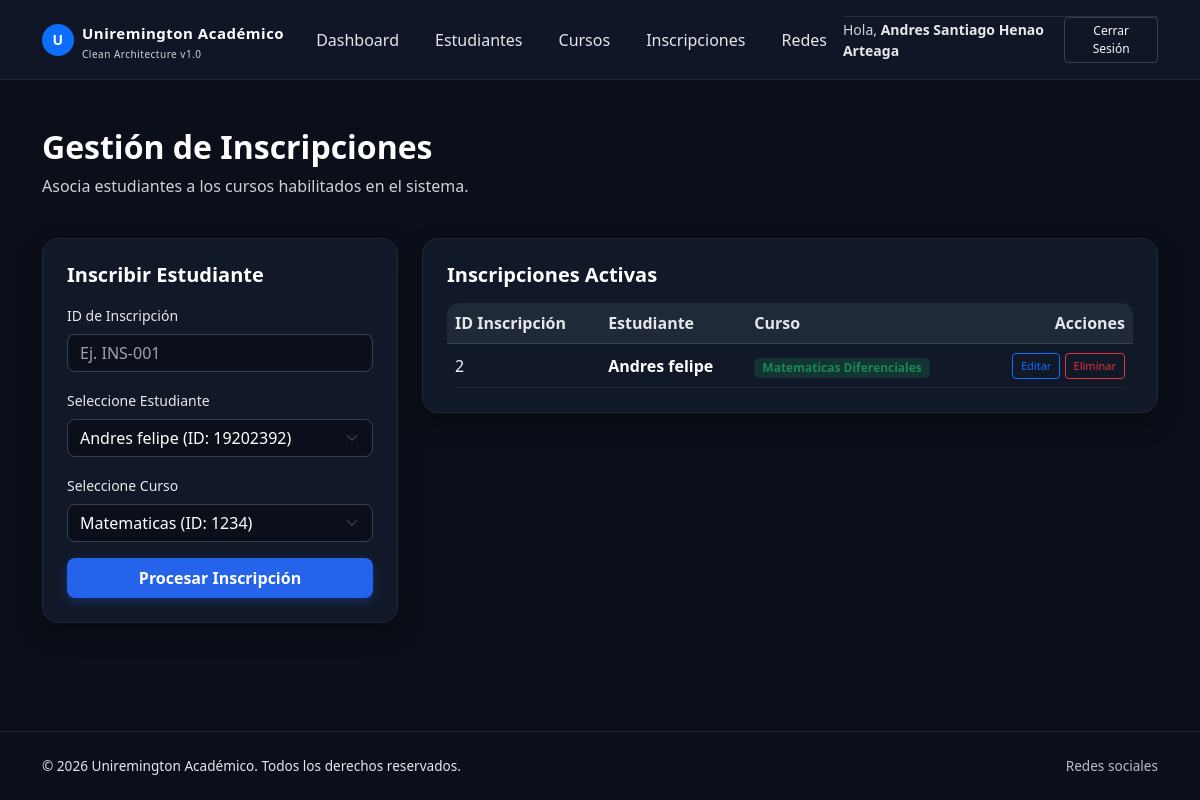
The app's page /inscripciones (signed in) with its own data.
### tables this page shows
CREATE TABLE inscripciones (
                    id TEXT PRIMARY KEY,
                    id_estudiante TEXT,
                    id_curso TEXT,
                    FOREIGN KEY(id_estudiante) REFERENCES estudiantes(id),
                    FOREIGN KEY(id_curso) REFERENCES cursos(id)
                );

CREATE TABLE estudiantes (
                    id TEXT PRIMARY KEY,
                    nombre TEXT,
                    correo TEXT
                );

CREATE TABLE cursos (
                    id TEXT PRIMARY KEY,
                    nombre TEXT,
                    cupos INTEGER
                );

### app.py (the view)
@app.route('/inscripciones')
def inscripciones():
    if 'user_id' not in session: return redirect(url_for('login'))
    with db_conn._conectar() as conn:
        cursor = conn.cursor()
        cursor.execute("SELECT * FROM estudiantes")
        estudiantes = cursor.fetchall()
        cursor.execute("SELECT * FROM cursos")
        cursos = cursor.fetchall()
        cursor.execute("""
            SELECT i.id, e.nombre, c.nombre
            FROM inscripciones i
            JOIN estudiantes e ON i.id_estudiante = e.id
            JOIN cursos c ON i.id_curso = c.id
        """)
        lista = cursor.fetchall()
    return render_template('inscripciones.html', estudiantes=estudiantes, cursos=cursos, inscripciones=lista)

### infrastructure/database.py (called while the page is built)
    def _conectar(self):
        return sqlite3.connect(self.db_name)

### templates/inscripciones.html
{% extends "base.html" %}
{% block content %}
<div class="row mb-4">
    <div class="col-12">
        <h2 class="fw-bold text-white">Gestión de Inscripciones</h2>
        <p class="text-muted">Asocia estudiantes a los cursos habilitados en el sistema.</p>
    </div>
</div>
<div class="row g-4">
    <div class="col-lg-4">
        <div class="card-dark p-4">
            <h5 class="fw-bold text-white mb-3">Inscribir Estudiante</h5>
            <form action="/inscribir" method="POST">
                <div class="mb-3">
                    <label class="form-label text-muted small">ID de Inscripción</label>
                    <input type="text" name="id_inscripcion" class="form-control" placeholder="Ej. INS-001" required>
                </div>
                <div class="mb-3">
                    <label class="form-label text-muted small">Seleccione Estudiante</label>
                    <select name="id_estudiante" class="form-select" required>
                        {% for est in estudiantes %}
                        <option value="{{ est[0] }}">{{ est[1] }} (ID: {{ est[0] }})</option>
                        {% endfor %}
                    </select>
                </div>
                <div class="mb-3">
                    <label class="form-label text-muted small">Seleccione Curso</label>
                    <select name="id_curso" class="form-select" required>
                        {% for cur in cursos %}
                        <option value="{{ cur[0] }}">{{ cur[1] }} (ID: {{ cur[0] }})</option>
                        {% endfor %}
                    </select>
                </div>
                <button type="submit" class="btn btn-primary w-100 py-2">Procesar Inscripción</button>
            </form>
        </div>
    </div>
    <div class="col-lg-8">
        <div class="card-dark p-4">
            <h5 class="fw-bold text-white mb-3">Inscripciones Activas</h5>
            <div class="table-responsive">
                <table class="table table-dark-custom align-middle mb-0">
                    <thead>
                        <tr>
                            <th>ID Inscripción</th>
                            <th>Estudiante</th>
                            <th>Curso</th>
                            <th class="text-end">Acciones</th>
                        </tr>
                    </thead>
                    <tbody>
                        {% for ins in inscripciones %}
                        <tr>
                            <td>{{ ins[0] }}</td>
                            <td class="fw-semibold text-white">{{ ins[1] }}</td>
                            <td><span class="badge bg-success bg-opacity-25 text-success px-2 py-1">{{ ins[2] }}</span></td>
                            <td class="text-end">
                                <a href="{{ url_for('editar_inscripcion', id=ins[0]) }}" class="btn btn-outline-primary btn-sm px-2 py-1" style="font-size: 11px;">Editar</a>
                                <a href="/eliminar_inscripcion/{{ ins[0] }}" class="btn btn-outline-danger btn-sm px-2 py-1" style="font-size: 11px;">Eliminar</a>
                            </td>
                        </tr>
                        {% else %}
                        <tr>
                            <td colspan="4" class="text-center text-muted py-4">No hay inscripciones activas todavía.</td>
                        </tr>
                        {% endfor %}
                    </tbody>
                </table>
            </div>
        </div>
    </div>
</div>
{% endblock %}

### templates/base.html (style rules this page uses)
:root { --bg-dark-main: #0b0f19; --bg-card: #111827; --border-card: #1f2937; --accent-blue: #2563eb; --text-main: #f3f4f6; --text-muted: #e5e7eb; }
body { background-color: var(--bg-dark-main); color: var(--text-main); font-family: 'Segoe UI', Tahoma, Geneva, Verdana, sans-serif; min-height: 100vh; display: flex; flex-direction: column; justify-content: space-between; }
.card-dark { background-color: var(--bg-card); border: 1px solid var(--border-card); border-radius: 16px; color: var(--text-main); box-shadow: 0 10px 25px rgba(0, 0, 0, 0.3); transition: transform 0.2s ease; }
.table-dark-custom { background-color: var(--bg-card); color: var(--text-main); border-radius: 12px; overflow: hidden; }
.table-dark-custom th { background-color: #1f2937; color: #e5e7eb; border-bottom: 1px solid #374151; font-weight: 600; }
.table-dark-custom td { background-color: var(--bg-card); color: var(--text-main); border-bottom: 1px solid #1f2937; vertical-align: middle; }
.text-muted { color: #e5e7eb !important; opacity: 0.9; }
.form-label { color: #ffffff !important; font-weight: 500; }
.form-control, .form-select { background-color: #0b0f19 !important; border: 1px solid #374151 !important; color: #ffffff !important; border-radius: 8px; }
::placeholder { color: #9ca3af !important; opacity: 1; }
.btn-primary { background-color: var(--accent-blue); border: none; border-radius: 8px; font-weight: 600; box-shadow: 0 4px 12px rgba(37, 99, 235, 0.3); }

### records on screen
inscripciones: id "2", nombre "Andres felipe", nombre "Matematicas Diferenciales"

### other values on screen
{{ session.get('user_name') }} "Andres Santiago Henao Arteaga"
form field id_estudiante "Andres felipe (ID: 19202392)"
form field id_curso "Matematicas (ID: 1234)"
